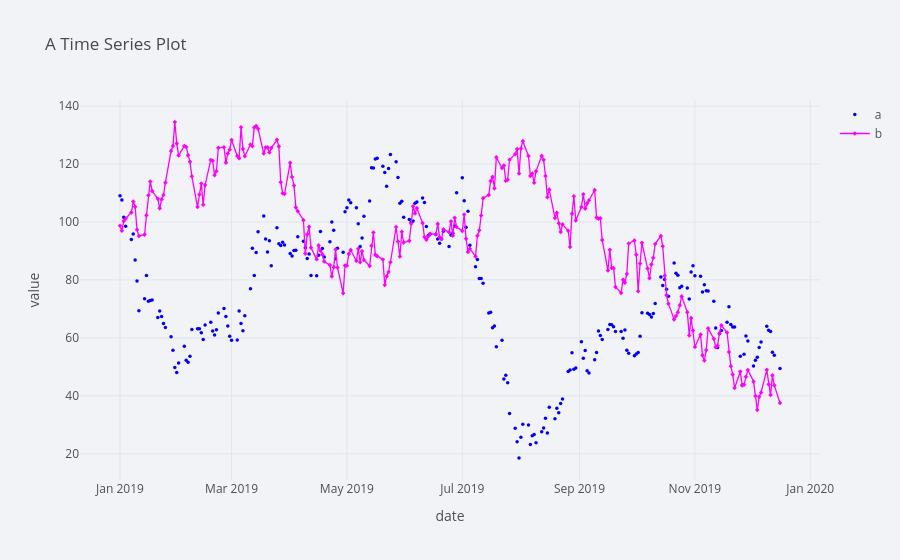

The notebook cell saved with this chart:
### Code cell
plyo.iplot(
    df[['a', 'b']].iplot(asFigure=True, theme='polar', 
                         title='A Time Series Plot', 
                         xTitle='date', 
                         yTitle='value', 
                         mode={'a': 'markers', 'b': 'lines+markers'}, 
                         symbol={'a': 'circle', 'b': 'diamond'}, 
                         size=3.5, 
                         colors={'a': 'blue', 'b': 'magenta'},
                        ), 
    image='png', 
    filename='ply_02'
)

### Figure 1 — Plotly figure (JSON) as saved in the notebook; plotly's stock layout.template omitted (floating-point values rounded to 4 significant figures; data arrays with more than 128 entries replaced by an {"elided": "..."} marker saying what was removed)
{"data": [{"line": {"color": "blue", "dash": "solid", "shape": "linear", "width": 1.3}, "marker": {"size": 3.5, "symbol": "circle"}, "mode": "markers", "name": "a", "text": "", "type": "scatter", "x": {"elided": "250 str values"}, "y": {"elided": "250 float values"}}, {"line": {"color": "magenta", "dash": "solid", "shape": "linear", "width": 1.3}, "marker": {"size": 3.5, "symbol": "diamond"}, "mode": "lines+markers", "name": "b", "text": "", "type": "scatter", "x": {"elided": "250 str values"}, "y": {"elided": "250 float values"}}], "layout": {"autosize": true, "legend": {"bgcolor": "#F2F3F7", "font": {"color": "#505050"}}, "paper_bgcolor": "#F2F3F7", "plot_bgcolor": "#F2F3F7", "title": {"font": {"color": "#484848"}, "text": "A Time Series Plot"}, "xaxis": {"autorange": true, "gridcolor": "#E1E5ED", "range": ["2018-12-10 23:03:49.7872", "2020-01-06 00:56:10.2128"], "showgrid": true, "tickfont": {"color": "#505050"}, "title": {"font": {"color": "#505050"}, "text": "date"}, "type": "date", "zerolinecolor": "#E1E5ED"}, "yaxis": {"autorange": true, "gridcolor": "#E1E5ED", "range": [9.63, 143.4], "showgrid": true, "tickfont": {"color": "#505050"}, "title": {"font": {"color": "#505050"}, "text": "value"}, "type": "linear", "zerolinecolor": "#E1E5ED"}}}
